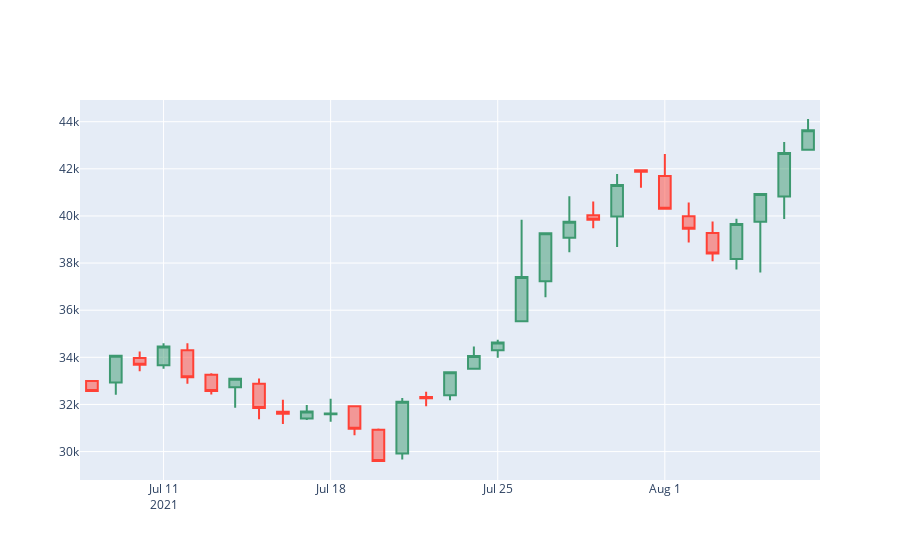

The cell this chart's notebook holds for it:
### Code cell
fig = go.Figure(data=[go.Candlestick(x=candlestick_data['date'],
                open=candlestick_data['Price']['first'], 
                high=candlestick_data['Price']['max'],
                low=candlestick_data['Price']['min'], 
                close=candlestick_data['Price']['last'])
                ])

fig.update_layout(xaxis_rangeslider_visible=False)

fig.show()
